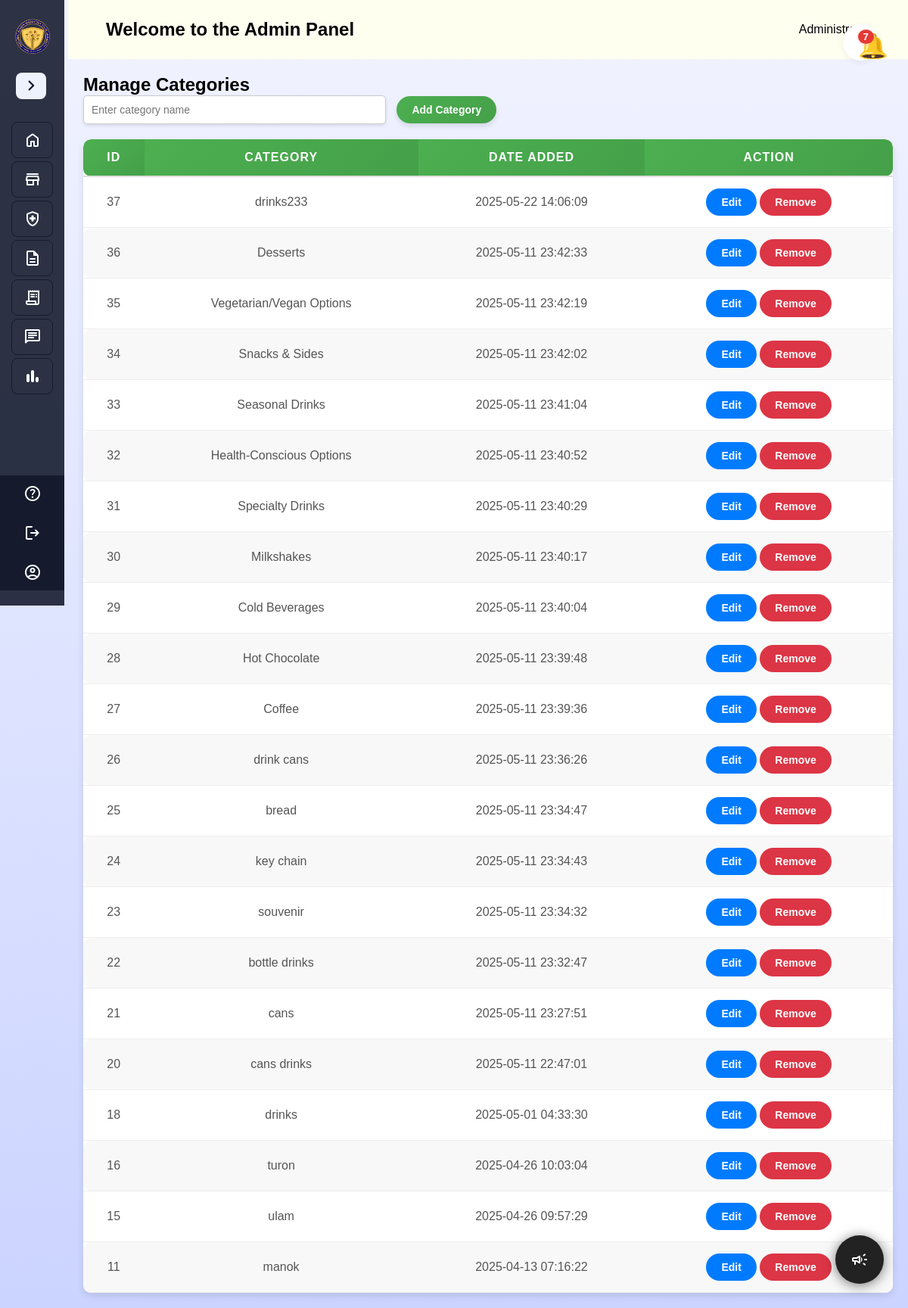
The page /admin_user/category.php (signed in) on the database its author committed.
### tables this page shows
CREATE TABLE `categories` (
  `id` int(11) NOT NULL,
  `Category` text NOT NULL,
  `type` int(11) NOT NULL DEFAULT 0,
  `Date` timestamp NOT NULL DEFAULT current_timestamp() ON UPDATE current_timestamp(),
  `del_status` int(11) NOT NULL DEFAULT 0
);

### admin_user/category.php (the view, shortened to what this page needs)
<?php
include 'db.php';
$categories = mysqli_query($conn, "SELECT id, Category, type, date FROM categories WHERE del_status = 0 ORDER BY date DESC");
?>
<!DOCTYPE html>
<html lang="en">
<head>
    <link rel="stylesheet" href="css/category.css">
</head>
<body>
<?php require_once "sidebar.php"; ?>
<?php require_once "header.php"; ?>
<div class="container">
    <h2>Manage Categories</h2>
    <form action="" method="POST">
        <input type="text" name="category_name" required placeholder="Enter category name">
        <button type="submit" name="add_category">Add Category</button>
    </form>
    <table>
        <thead>
            <tr>
                <th>ID</th>
                <th>Category</th>
                <th>Date Added</th>
                <th>Action</th>
            </tr>
        </thead>
        <tbody>
            <?php while ($row = mysqli_fetch_assoc($categories)) : ?>
                <tr>
                    <td><?php echo $row['id']; ?></td>
                    <td><?php echo $row['Category']; ?></td>
                    <td><?php echo isset($row['date']) ? $row['date'] : 'N/A'; ?></td>
                    <td>
                        <button class="btn btn-edit" onclick="openEditModal('<?php echo $row['id']; ?>', '<?php echo htmlspecialchars($row['Category']); ?>')">Edit</button>
                        <a href="category.php?delete_id=<?php echo $row['id']; ?>" class="btn btn-delete" onclick="return confirm('Are you sure you want to Remove this category?');">Remove</a>
                    </td>
                </tr>
            <?php endwhile; ?>
        </tbody>
    </table>
</div>
</body>
</html>

### admin_user/css/category.css (style rules this page uses)
body { font-family: Arial, sans-serif; background-color: #f4f4f4; margin: 0; }
.container { max-width: 1200px; margin: 0 auto; padding: 20px; font-family: 'Segoe UI', Tahoma, Geneva, Verdana, sans-serif; }
table { width: 100%; border-collapse: collapse; margin-top: 20px; background-color: #ffffff; box-shadow: 0 4px 10px rgba(0, 0, 0, 0.1); border-radius: 10px; overflow: hidden; }
table th { background: linear-gradient(135deg, #4CAF50, #45a049); color: white; padding: 15px; text-align: center; font-weight: bold; text-transform: uppercase; letter-spacing: 1px; border-bottom: 2px solid #ddd; }
table td { padding: 15px; text-align: center; color: #555; border-bottom: 1px solid #eee; }
table tr:nth-child(even) { background-color: #f8f8f8; }
table tr:nth-child(odd) { background-color: #ffffff; }
table th:first-child, table td:first-child { border-top-left-radius: 10px; border-bottom-left-radius: 10px; }
table th:last-child, table td:last-child { border-top-right-radius: 10px; border-bottom-right-radius: 10px; }
form input[type="text"] { width: 100%; max-width: 400px; padding: 10px; margin-right: 10px; border: 1px solid #ccc; border-radius: 5px; font-size: 14px; box-shadow: 0 2px 4px rgba(0, 0, 0, 0.1); transition: border-color 0.3s ease; }
button, .btn { padding: 10px 20px; border-radius: 25px; font-size: 14px; font-weight: bold; text-decoration: none; display: inline-block; cursor: pointer; border: none; transition: all 0.3s ease; }
button[type="submit"] { background: linear-gradient(135deg, #4CAF50, #45a049); color: white; box-shadow: 0 4px 6px rgba(0, 0, 0, 0.1); }
.btn-edit { background-color: #007bff; color: white; }
.btn-delete { background-color: #dc3545; color: white; }

### admin_user/css/style.css (style rules this page uses)
* { margin: 0; padding: 0; box-sizing: border-box; font-family: "Poppins", sans-serif; }
body { min-height: 100vh; background: linear-gradient(#F1F3FF, #CBD4FF); transition: margin-left 0.3s ease; margin-left: 270px; }
body.sidebar-collapsed { margin-left: 90px; }

### rows shown on the page
categories: id "37", Category "drinks233", Date "2025-05-22 14:06:09"
categories: id "36", Category "Desserts", Date "2025-05-11 23:42:33"
categories: id "35", Category "Vegetarian/Vegan Options", Date "2025-05-11 23:42:19"
categories: id "34", Category "Snacks & Sides", Date "2025-05-11 23:42:02"
categories: id "33", Category "Seasonal Drinks", Date "2025-05-11 23:41:04"
categories: id "32", Category "Health-Conscious Options", Date "2025-05-11 23:40:52"
categories: id "31", Category "Specialty Drinks", Date "2025-05-11 23:40:29"
categories: id "30", Category "Milkshakes", Date "2025-05-11 23:40:17"
categories: id "29", Category "Cold Beverages", Date "2025-05-11 23:40:04"
categories: id "28", Category "Hot Chocolate", Date "2025-05-11 23:39:48"
categories: id "27", Category "Coffee", Date "2025-05-11 23:39:36"
categories: id "26", Category "drink cans", Date "2025-05-11 23:36:26"
categories: id "25", Category "bread", Date "2025-05-11 23:34:47"
categories: id "24", Category "key chain", Date "2025-05-11 23:34:43"
categories: id "23", Category "souvenir", Date "2025-05-11 23:34:32"
categories: id "22", Category "bottle drinks", Date "2025-05-11 23:32:47"
categories: id "21", Category "cans", Date "2025-05-11 23:27:51"
categories: id "20", Category "cans drinks", Date "2025-05-11 22:47:01"
categories: id "18", Category "drinks", Date "2025-05-01 04:33:30"
categories: id "16", Category "turon", Date "2025-04-26 10:03:04"
categories: id "15", Category "ulam", Date "2025-04-26 09:57:29"
categories: id "11", Category "manok", Date "2025-04-13 07:16:22"

### other values the page prints
$notif_count "7"
$adminName "Administrator"
